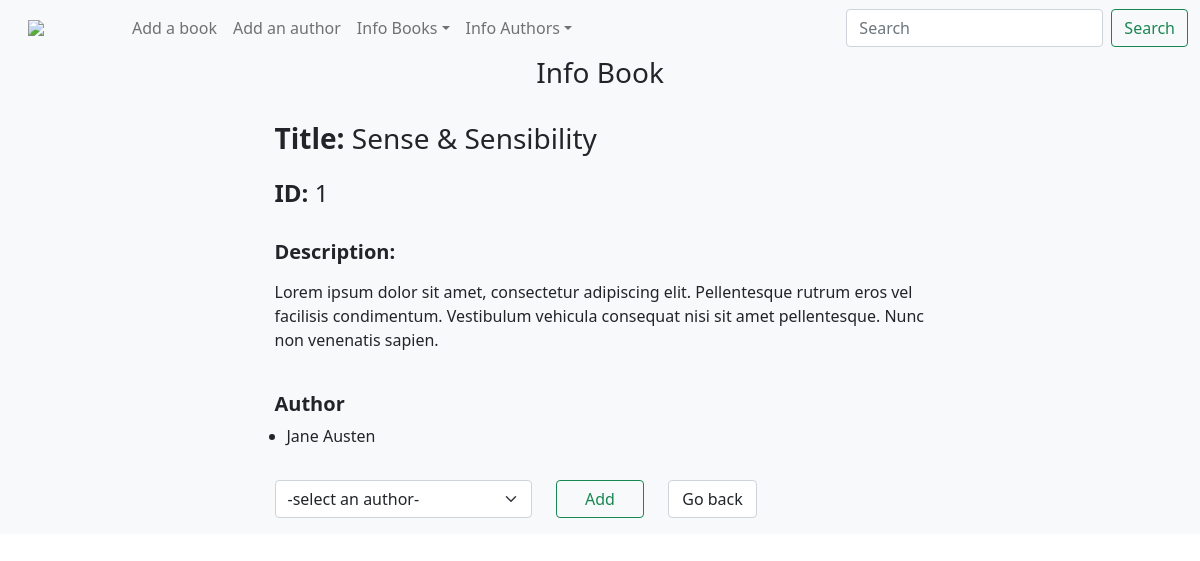
Screenshot of /books/1 with the database file from the repository.
### books_authors_app/models.py (models this page shows, shortened)
class Book(models.Model):
    title = models.CharField(max_length=255)
    desc = models.TextField()
    created_at = models.DateTimeField(auto_now_add=True)
    updated_at = models.DateTimeField(auto_now=True)

class Author(models.Model):
    first_name = models.CharField(max_length=45)
    last_name = models.CharField(max_length=45)
    notes = models.TextField(null=True, blank=True)
    books = models.ManyToManyField(Book, related_name="authors")
    created_at = models.DateTimeField(auto_now_add=True)
    updated_at = models.DateTimeField(auto_now=True)

### books_authors_app/views.py (the view)
# urls.py: path('books/<book_id>', views.info_book, name="info_book"),
def info_book(request, book_id):
    all_books = Book.objects.all()
    book = Book.objects.get(id=book_id)
    authors_book = book.authors.all()
    no_authors_books = Author.objects.all().exclude(id__in=authors_book)
    context = {
        'book': book,
        'authors_book': authors_book,
        'no_authors_books': no_authors_books,
    }
    return render(request, "books_authors_app/info_book.html", context)

### books_authors_app/templates/books_authors_app/info_book.html (shortened to what this page needs)
{% extends "books_authors_app/base.html" %}
{% block subtitle %}Info Book{% endblock %}
{% block content %}
<div class="mb-3 my-3 container d-flex justify-content-center">
    <div class="col-7">
        <div class="row my-3">
            <h3 class="title"><b>Title: </b>{{book.title}}</h3>
        </div>
        <div class="row my-3">
            <h4><b>ID: </b>{{book.id}}</h4>
        </div>
        <div class="row my-4">
            <h5 class="mb-3"><b>Description:</b></h5>
            <p>{{book.desc}}</p>
        </div>
        <div class="row my-3">
            <h5><b>Author</b></h5>
            <ul class="ps-4">
                {% for author in authors_book %}
                <li class="fs-6">{{author.first_name}} {{author.last_name}}</li>
                {% endfor %}
            </ul>
        </div>
        <form action="/books/{{book.id}}/add_author_book" method="POST">
            <div class="row my-3">
                <div class="col-5">
                    <select class="form-select" name="authors" id="authors">
                        <option select>-select an author-</option>
                    </select>
                </div>
                <div class="col-2">
                    <button value="Add" class="form-control btn btn-outline-success" type="sumbit">Add</button>
                </div>
                <div class="col-2">
                    <a class="form-control text-decoration-none text-center" href="{% url 'home' %}">Go back</a>
                </div>
            </div>
        </form>
    </div>
</div>
{% endblock %}

### rows the page displays
Book: title "Sense & Sensibility", id "1", desc "Lorem ipsum dolor sit amet, consectetur adipiscing elit. Pellentesque rutrum eros vel facilisis condimentum. Vestibulum vehicula consequat nisi sit amet pellentesque. Nunc non venenatis sapien."
Author: first_name "Jane", last_name "Austen"
